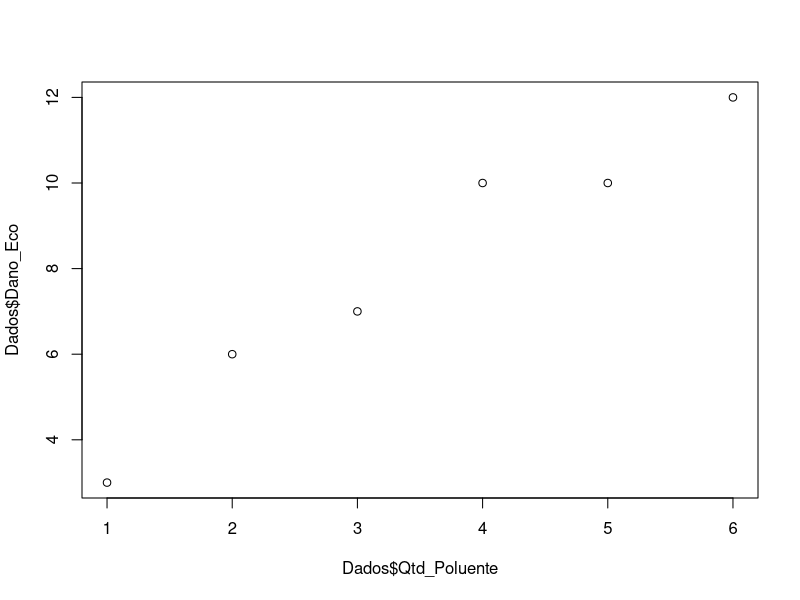

Here is the R script that generated this plot: (Note: this script raises an error after producing the figure.)
#Análise de Regressão
#Baixar/instalar o pacote: corrplot

Dados <- data.frame(Qtd_Poluente = c(1, 2, 3, 4, 5, 6), 
                    Dano_Eco = c(3, 6, 7, 10, 10, 12))
#Estudo da associação entre as variáveis Qtd_Poluente e Dano_Eco
plot(Dados$Qtd_Poluente, Dados$Dano_Eco)
cov(Dados$Qtd_Poluente, Dados$Dano_Eco)
cor(Dados$Qtd_Poluente, Dados$Dano_Eco)
corrplot(cor(Dados))
#Reta de Regressão Linear Simples no Gráfico de Dispersão. 
plot(Dados$Qtd_Poluente, Dados$Dano_Eco,
        xlab = "Quantidade de Poluentes",
        ylab = "Dano Ecológico",
        main = "Gráfico de Dispersão com Reta de
Regressão")
modelo <- lm(Dano_Eco ~ Qtd_Poluente, data =
               Dados)
abline(modelo, col = "red")
#Adequação do modelo (montagem daequação com base nos resultados)
summary(modelo)
#Previsão se a quantidade de poluente for 9µg/L
nova_obs <- data.frame(Qtd_Poluente = 9)
previsão <- predict(modelo, newdata = nova_obs)
previsão